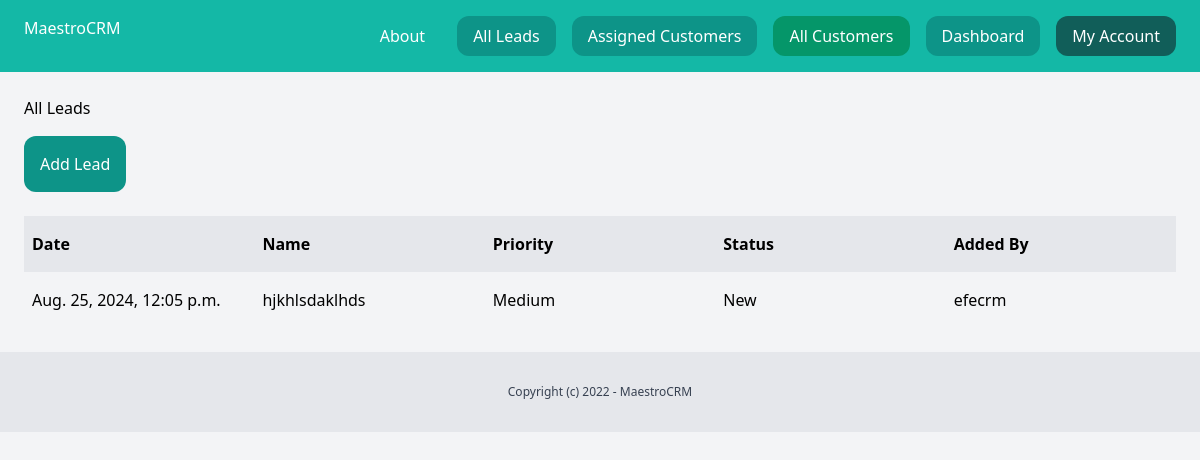
The page /dashboard/lead/lead_list/ (signed in) on the database its author committed.
### lead/models.py (models this page shows, shortened)
class Lead(models.Model):
    LOW = 'low'
    MEDIUM = 'medium'
    HIGH = 'high'
    CHOICES_PRIORITY = (
        (LOW, 'Low'),
        (MEDIUM, 'Medium'),
        (HIGH, 'High'),
    )
    NEW = 'new'
    CONTACTED = 'contacted'
    WON = 'won'
    LOST = 'lost'
    CHOICES_STATUS = (
        (NEW, 'New'),
        (CONTACTED, 'Contacted'),
        (WON, 'Won'),
        (LOST, 'Lost'),
    )
    team = models.ForeignKey(Team, related_name='leads', on_delete=models.CASCADE)
    first_name = models.CharField(max_length=225)
    email = models.EmailField()
    description = models.TextField(blank=True, null=True)
    priority = models.CharField(max_length=10, choices=CHOICES_PRIORITY, default=MEDIUM)
    status = models.CharField(max_length=10, choices=CHOICES_STATUS, default=MEDIUM)
    created_by = models.ForeignKey(User, related_name='leads', on_delete=models.CASCADE)
    convert_to_client = models.BooleanField(default=False)
    created_at = models.DateTimeField(auto_now_add=True)
    modified_at = models.DateTimeField(auto_now=True)
    class Meta:
        ordering= ('-created_at',)

### lead/views.py (the view)
# urls.py: path('lead_list/', views.LeadListView.as_view(), name='list'),
class LeadListView(LoginRequiredMixin, ListView):
    model = Lead
    def get_queryset(self):
        user_team = Team.objects.filter(members=self.request.user).first()
        return Lead.objects.filter(team=user_team, convert_to_client=False)

### lead/templates/lead/lead_list.html (shortened to what this page needs)
{% extends 'core/base.html' %}
{% block content %}
<div class="py-6 px-6">
    <h1 class="mb-4 tet-xl"> All Leads </h1>
    <a href="{% url 'leads:add' %}" class="inline-block py-4 px-4 bg-teal-600 rounded-xl text-white">Add Lead</a>
    <div class="mt-6 flex justify-between">
        <p class="py-4 px-2 bg-gray-200 font-semibold w-full">Date</p>
        <p class="py-4 px-2 bg-gray-200 font-semibold w-full">Name</p>
        <p class="py-4 px-2 bg-gray-200 font-semibold w-full">Priority</p>
        <p class="py-4 px-2 bg-gray-200 font-semibold w-full">Status</p>
        <p class="py-4 px-2 bg-gray-200 font-semibold w-full">Added By</p>
    </div>
    {% for lead in object_list %}
        <div class="flex justify-between">
            <p class="py-4 px-2 w-full  {% cycle 'bg-gray-100' '' %}">{{lead.created_at}}</p>
            <p class="py-4 px-2 w-full {% cycle 'bg-gray-100' '' %}">
                <a href="{% url 'leads:detail' lead.id %}">{{lead.first_name}}</a>
            </p>
            <p class="py-4 px-2 w-full {% cycle 'bg-gray-100' '' %}">{{lead.get_priority_display}}</p>
            <p class="py-4 px-2 w-full  {% cycle 'bg-gray-100' '' %}">{{lead.get_status_display}}</p>
            <p class="py-4 px-2 w-full  {% cycle 'bg-gray-100' '' %}">{{lead.created_by}}</p>
        </div>
        {% empty %}
            <p>There are no leads in the datbase yet...</p>
    {% endfor %}
</div>
{% endblock %}

### rows shown on the page
Lead: created_at "Aug. 25, 2024, 12:05 p.m.", first_name "hjkhlsdaklhds", priority "Medium", status "New", created_by "efecrm"
